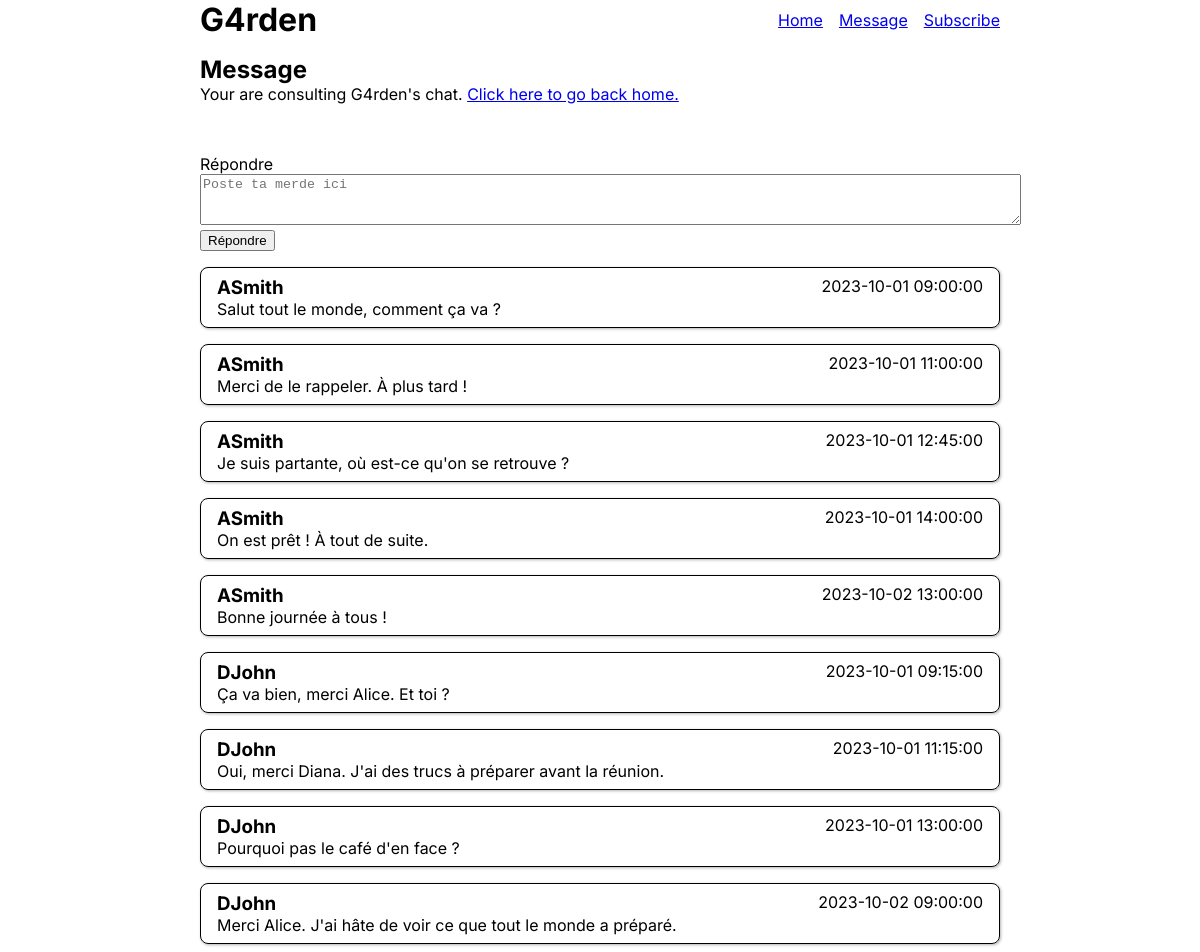
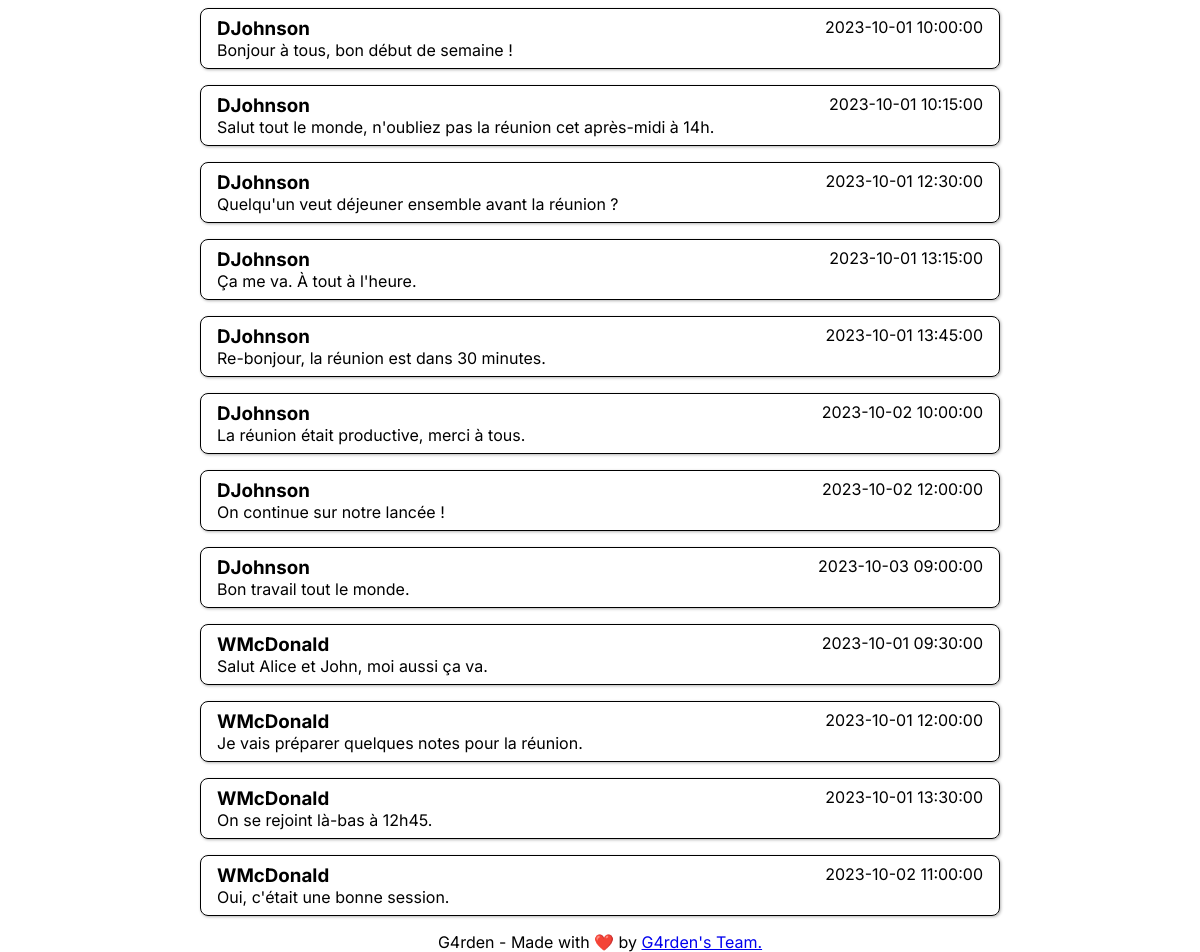
/index.php?p=message, run on the app's committed database (2 pictures, top to bottom).
### tables this page shows
CREATE TABLE `message` (
    `id` int NOT NULL AUTO_INCREMENT PRIMARY KEY,
    `content` TEXT(3000) NOT NULL,
    `date` datetime NOT NULL,
    `user_id` int NOT NULL,
    FOREIGN KEY (`user_id`) REFERENCES `user` (`id`)
);

CREATE TABLE `user` (
    `id` int NOT NULL AUTO_INCREMENT PRIMARY KEY,
    `firstname` varchar(50) NOT NULL,
    `lastname` varchar(50) NOT NULL,
    `username` varchar(50) NOT NULL UNIQUE,
    `password` varchar(255) NOT NULL,
    `user_type` ENUM('USER', 'ADMIN') NOT NULL DEFAULT 'USER'
);

### includes/App.php (called while the page is built, shortened)
<?php
class App
{
    public static function loadViewFile($view, $variableList = [])
    {
        require_once "view/$view.php";
    }
}
?>

### controller/message.php (called while the page is built, shortened)
<?php
require_once("model/Message.php");
$messageList = Message::getAllMessageJoin();
$varToInject = [
    "userMessageList" => $messageList
];
App::loadViewFile("message", $varToInject);

### includes/Database.php (called while the page is built, shortened)
<?php
class Database
{
    private static $connection;
    private static function init()
    {
        $env = parse_ini_file(".env");
        $dsn = "mysql:host=" . $env['MYSQL_HOST'] . ";dbname=" . $env['MYSQL_NAME'];
        $user = $env['MYSQL_USER'];
        $pass = $env['MYSQL_PASS'];
        try {
            self::$connection = new PDO($dsn, $user, $pass);
            self::$connection->setAttribute(PDO::ATTR_ERRMODE, PDO::ERRMODE_EXCEPTION);
        } catch (PDOException $e) {
            error_log("Database connection failed:" . $e->getMessage());
            die("Database connection failed.");
        }
    }
    public static function queryAssoc($sqlQuery, $bindVariableList = [])
    {
        $statement = self::$connection->prepare($sqlQuery);
        $statement->execute();
        if ($statement->rowCount() > 0) {
            $data = $statement->fetchAll(PDO::FETCH_ASSOC);
            return $data;
        }
        return null;
    }
}

### model/Message.php (called while the page is built, shortened)
<?php
class Message
{
    public static function getAllMessageJoin()
    {
        $sql = "SELECT m.id as id, u.username as username, m.content as message, m.date as date FROM message m INNER JOIN user u ON u.id = m.user_id";
        $query = Database::queryAssoc($sql);
        return $query;
    }
}
?>

### view/message.php (the view, shortened to what this page needs)
<?php
require_once "view/components/header.php";
?>
<main>
    <h2><?= App::$pageTitle; ?></h2>
    <p>Your are consulting G4rden's chat. <a href="index.php?p=home">Click here to go back home.</a></p>
    <pre>
    </pre>
    <?php
    require_once("view/components/reply_form.php");
    ?>
    <?php
    foreach ($userMessageList as $userMessage) {
        $username = $userMessage['username'];
        $message = $userMessage['message'];
        $date = $userMessage['date'];
    ?>
        <div class="rounded-box">
            <div class="flex flex-row justify-between">
                <h3><?= $username; ?></h3>
                <p><?= $date; ?></p>
            </div>
            <p><?= $message; ?></p>
        </div>
    <?php } ?>
</main>
<?php
require_once "view/components/footer.php";
?>

### index.php (shortened to what this page needs)
<?php
try {
    require_once "includes/App.php";
    require_once "includes/Database.php";
    if (isset($_GET['p'])) {
        $page = $_GET['p'];
    } else if (isset($_GET['a'])) {
        $page = $_GET['a'];
    } else {
        $page = 'home';
    }
    $controllerPath = "controller/$page.php";
    if (file_exists($controllerPath)) {
        require_once ($controllerPath);
    } else {
        throw new Exception("Error 404: oh no... This page doesn't exist.");
    }
} catch (Exception $e) {
    if (ENVIRONMENT == 'DEV') {
         echo $e->getMessage();
    } else {
        require_once "controller/error.php";
    }
}

### view/components/header.php (shortened to what this page needs)
<!DOCTYPE html>
<html lang="fr">
<head>
    <link rel="stylesheet" href="static/css/global.css">
    <link rel="stylesheet" href="static/css/backToTop.css">
    <?php if (is_array(App::$cssFiles)) {
        foreach (App::$cssFiles as $file) {
            echo "<link rel='stylesheet' href='$file'>";
        }
    } ?>
</head>
<body>
    <header>
        <h1 class="logo-title"><a href="/index.php?p=home">G4rden</a></h1>
        <?php
        require_once "view/components/navigation.php";
        ?>
    </header>

### view/components/navigation.php
<?php $env = parse_ini_file(".env");
$PATH = $env['PATH']; ?>
<nav class="nav-bar">
    <a href="<?php echo $PATH ?>/index.php?p=home">Home</a>
    <a href="<?php echo $PATH ?>/index.php?p=message">Message</a>
    <a href="<?php echo $PATH ?>/index.php?p=subscribe">Subscribe</a>
</nav>

### view/components/reply_form.php
<form method="post" action="">
    <p>
        <label for="reply">Répondre</label>
        <textarea name="reply" rows="3" cols="100" placeholder="Poste ta merde ici"></textarea>
    </p>
    <p>
        <button type="submit" name="reply">Répondre</button>
    </p>
</form>

### view/components/footer.php (shortened to what this page needs)
<footer>
    <p>G4rden - Made with ❤️ by <a target="_blank" href="https://github.com/nansphilip/G4rden">G4rden's Team.</a></p>
</footer>
</body>
</html>

### static/css/global.css (style rules this page uses)
html { height: 100%; }
body { height: 100%; margin: 0; font-family: Inter, Arial, sans-serif; font-size: 16px; color: black; display: flex; flex-direction: column; align-items: center; gap: 1rem; }
h1, h2, h3, h4, h5, h6, a, p { margin: 0; }
header, main, footer { width: 800px; }
main { flex: 1 1 0%; }
.logo-title * { text-decoration: none; color: black; }
header { display: flex; flex-direction: row; justify-content: space-between; }
footer { text-align: center; }
.nav-bar { display: flex; flex-direction: row; justify-content: end; align-items: center; gap: 1rem; }
.rounded-box { margin-top: 1rem; padding: 0.5rem 1rem; border-radius: 0.5rem; border: 1px solid black; box-shadow: 1px 1px 3px hsl(0, 0%, 70%); }

### static/css/utils.css (style rules this page uses)
.flex { display: flex; }
.flex-row { flex-direction: row; }
.justify-between { justify-content: space-between; }

### data on the page
message: user.username "ASmith", date "2023-10-01 09:00:00", content "Salut tout le monde, comment ça va ?"
message: user.username "ASmith", date "2023-10-01 11:00:00", content "Merci de le rappeler. À plus tard !"
message: user.username "ASmith", date "2023-10-01 12:45:00", content "Je suis partante, où est-ce qu'on se retrouve ?"
message: user.username "ASmith", date "2023-10-01 14:00:00", content "On est prêt ! À tout de suite."
message: user.username "ASmith", date "2023-10-02 13:00:00", content "Bonne journée à tous !"
message: user.username "DJohn", date "2023-10-01 09:15:00", content "Ça va bien, merci Alice. Et toi ?"
message: user.username "DJohn", date "2023-10-01 11:15:00", content "Oui, merci Diana. J'ai des trucs à préparer avant la réunion."
message: user.username "DJohn", date "2023-10-01 13:00:00", content "Pourquoi pas le café d'en face ?"
message: user.username "DJohn", date "2023-10-02 09:00:00", content "Merci Alice. J'ai hâte de voir ce que tout le monde a préparé."
message: user.username "DJohnson", date "2023-10-01 10:00:00", content "Bonjour à tous, bon début de semaine !"
message: user.username "DJohnson", date "2023-10-01 10:15:00", content "Salut tout le monde, n'oubliez pas la réunion cet après-midi à 14h."
message: user.username "DJohnson", date "2023-10-01 12:30:00", content "Quelqu'un veut déjeuner ensemble avant la réunion ?"
message: user.username "DJohnson", date "2023-10-01 13:15:00", content "Ça me va. À tout à l'heure."
message: user.username "DJohnson", date "2023-10-01 13:45:00", content "Re-bonjour, la réunion est dans 30 minutes."
message: user.username "DJohnson", date "2023-10-02 10:00:00", content "La réunion était productive, merci à tous."
message: user.username "DJohnson", date "2023-10-02 12:00:00", content "On continue sur notre lancée !"
message: user.username "DJohnson", date "2023-10-03 09:00:00", content "Bon travail tout le monde."
message: user.username "WMcDonald", date "2023-10-01 09:30:00", content "Salut Alice et John, moi aussi ça va."
message: user.username "WMcDonald", date "2023-10-01 12:00:00", content "Je vais préparer quelques notes pour la réunion."
message: user.username "WMcDonald", date "2023-10-01 13:30:00", content "On se rejoint là-bas à 12h45."
message: user.username "WMcDonald", date "2023-10-02 11:00:00", content "Oui, c'était une bonne session."

### other printed values
App::$pageTitle "Message"
